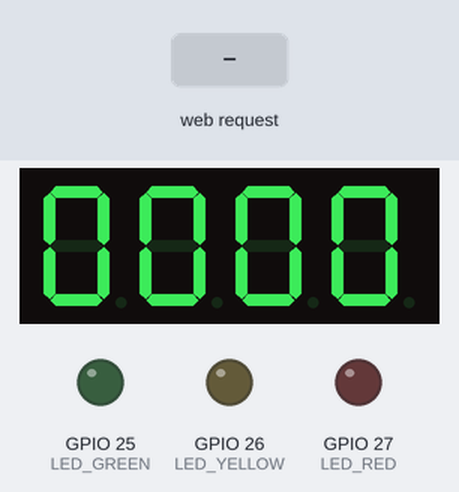
Recording of a sketch running on a simulated ESP32. Parts: 4-digit seven-segment display, output pins drawn as LEDs (lit = HIGH). The test bench sets the inputs (shaded band). WiFi joins after 1.5 s; servers stay silent unless stated; EEPROM starts erased; what the sketch prints to the serial monitor is not drawn.

Above: at 0.1 s.
At 3.1 s:
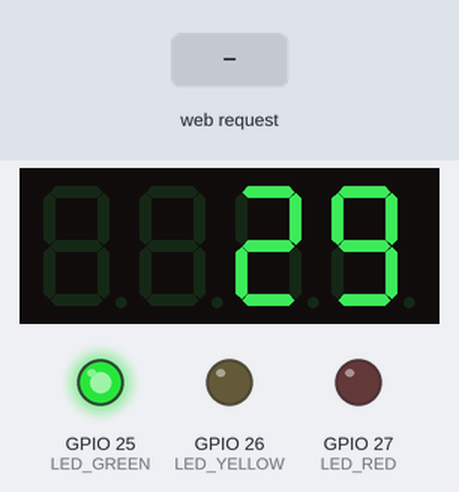
3.2 s: HTTP request GET /set received
At 32.3 s:
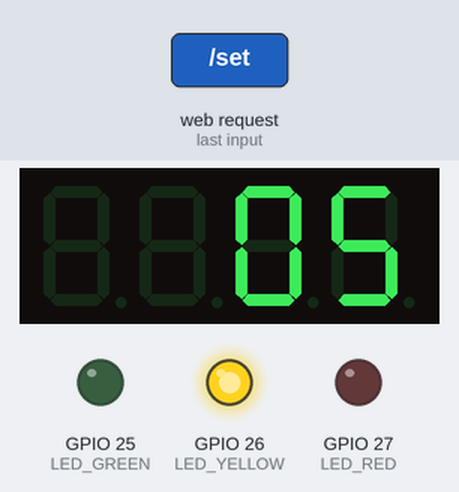
Timing chart, 0 to 33.8 s (numbered marks = the images above; inputs shaded):
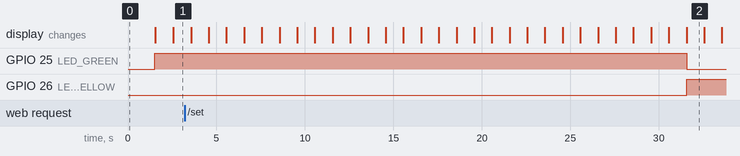

The sketch:

clb.ino
```cpp
/*
 * ============================================================
 *  ĐÈN GIAO THÔNG ESP32 + TM1637 + Web Control
 *  LED: Xanh (GPIO 25), Vàng (GPIO 26), Đỏ (GPIO 27)
 *  TM1637: CLK (GPIO 22), DIO (GPIO 21)
 *  Web Server: Port 80
 * ============================================================
 */

#include <WiFi.h>
#include <WebServer.h>
#include <TM1637Display.h>
#include <Preferences.h>

// ---- Cấu hình WiFi ----
const char* ssid     = "HOANG QUY";
const char* password = "quangquanquy";

// ---- Chân GPIO LED ----
#define LED_GREEN  25
#define LED_YELLOW 26
#define LED_RED    27

// ---- Chân TM1637 ----
#define CLK_PIN 22
#define DIO_PIN 21

// ---- Thời gian mặc định (giây) ----
#define DEFAULT_GREEN  30
#define DEFAULT_YELLOW  5
#define DEFAULT_RED    25

// ============================================================
//  Đối tượng toàn cục
// ============================================================
TM1637Display display(CLK_PIN, DIO_PIN);
WebServer      server(80);
Preferences    prefs;

// ---- Biến trạng thái ----
volatile int greenTime  = DEFAULT_GREEN;
volatile int yellowTime = DEFAULT_YELLOW;
volatile int redTime    = DEFAULT_RED;

enum Phase { PHASE_GREEN, PHASE_YELLOW, PHASE_RED };
volatile Phase currentPhase   = PHASE_GREEN;
volatile int   remainingTime  = DEFAULT_GREEN;
volatile bool  settingsChanged = false;

unsigned long lastTick = 0;   // mốc thời gian tick 1 giây

// ============================================================
//  HTML nhúng (Web UI)
// ============================================================
const char HTML_PAGE[] PROGMEM = R"rawliteral(
<!DOCTYPE html>
<html lang="vi">
<head>
<meta charset="UTF-8">
<meta name="viewport" content="width=device-width, initial-scale=1.0">
<title>Điều Khiển Đèn Giao Thông</title>
<style>
  @import url('https://fonts.googleapis.com/css2?family=Orbitron:wght@400;700;900&family=Rajdhani:wght@300;400;600&display=swap');

  :root {
    --green:  #00e676;
    --yellow: #ffea00;
    --red:    #ff1744;
    --bg:     #0a0a0f;
    --panel:  #12121a;
    --border: #1e1e2e;
    --text:   #e0e0f0;
    --muted:  #4a4a6a;
    --glow-g: 0 0 20px #00e67688, 0 0 40px #00e67644;
    --glow-y: 0 0 20px #ffea0088, 0 0 40px #ffea0044;
    --glow-r: 0 0 20px #ff174488, 0 0 40px #ff174444;
  }

  * { box-sizing: border-box; margin: 0; padding: 0; }

  body {
    background: var(--bg);
    color: var(--text);
    font-family: 'Rajdhani', sans-serif;
    min-height: 100vh;
    display: flex;
    flex-direction: column;
    align-items: center;
    padding: 20px;
    background-image:
      radial-gradient(ellipse at 20% 20%, #00e67611 0%, transparent 50%),
      radial-gradient(ellipse at 80% 80%, #ff174411 0%, transparent 50%);
  }

  h1 {
    font-family: 'Orbitron', sans-serif;
    font-weight: 900;
    font-size: clamp(1.2rem, 4vw, 2rem);
    letter-spacing: 4px;
    text-transform: uppercase;
    margin-bottom: 6px;
    background: linear-gradient(135deg, var(--green), var(--yellow), var(--red));
    -webkit-background-clip: text;
    -webkit-text-fill-color: transparent;
    background-clip: text;
  }

  .subtitle {
    color: var(--muted);
    font-size: 0.85rem;
    letter-spacing: 2px;
    margin-bottom: 30px;
    text-transform: uppercase;
  }

  .main-grid {
    display: grid;
    grid-template-columns: 1fr 2fr;
    gap: 20px;
    width: 100%;
    max-width: 900px;
  }

  @media (max-width: 600px) {
    .main-grid { grid-template-columns: 1fr; }
  }

  /* ---- Traffic Light Visual ---- */
  .traffic-box {
    background: var(--panel);
    border: 1px solid var(--border);
    border-radius: 20px;
    padding: 24px;
    display: flex;
    flex-direction: column;
    align-items: center;
    gap: 16px;
  }

  .traffic-pole {
    background: linear-gradient(180deg, #1e1e2e, #2a2a3e);
    border: 2px solid #2e2e4e;
    border-radius: 16px;
    padding: 20px 24px;
    display: flex;
    flex-direction: column;
    gap: 18px;
    box-shadow: inset 0 0 30px #00000066;
  }

  .led-circle {
    width: 70px;
    height: 70px;
    border-radius: 50%;
    transition: all 0.4s cubic-bezier(.25,.8,.25,1);
    position: relative;
    cursor: default;
  }

  .led-circle::after {
    content: '';
    position: absolute;
    top: 10px; left: 15px;
    width: 20px; height: 12px;
    background: rgba(255,255,255,0.25);
    border-radius: 50%;
    transform: rotate(-20deg);
  }

  .led-off {
    background: #1a1a2a;
    border: 2px solid #2a2a3a;
    box-shadow: none;
  }

  .led-green.active  { background: var(--green);  border: 2px solid #00ff88; box-shadow: var(--glow-g); }
  .led-yellow.active { background: var(--yellow); border: 2px solid #ffe000; box-shadow: var(--glow-y); }
  .led-red.active    { background: var(--red);    border: 2px solid #ff4466; box-shadow: var(--glow-r); }

  /* ---- 7-seg display ---- */
  .seg-display {
    font-family: 'Orbitron', monospace;
    font-size: 3.5rem;
    font-weight: 900;
    letter-spacing: 8px;
    padding: 12px 20px;
    border-radius: 10px;
    background: #060608;
    border: 2px solid #1a1a2e;
    min-width: 130px;
    text-align: center;
    transition: color 0.3s, text-shadow 0.3s;
  }

  .seg-green  { color: var(--green);  text-shadow: var(--glow-g); }
  .seg-yellow { color: var(--yellow); text-shadow: var(--glow-y); }
  .seg-red    { color: var(--red);    text-shadow: var(--glow-r); }

  .phase-label {
    font-family: 'Orbitron', sans-serif;
    font-size: 0.75rem;
    letter-spacing: 3px;
    text-transform: uppercase;
    color: var(--muted);
  }

  /* ---- Controls ---- */
  .controls-box {
    background: var(--panel);
    border: 1px solid var(--border);
    border-radius: 20px;
    padding: 28px;
    display: flex;
    flex-direction: column;
    gap: 22px;
  }

  .control-group {
    display: flex;
    flex-direction: column;
    gap: 10px;
  }

  .ctrl-header {
    display: flex;
    align-items: center;
    gap: 10px;
    margin-bottom: 4px;
  }

  .ctrl-dot {
    width: 12px; height: 12px;
    border-radius: 50%;
    flex-shrink: 0;
  }

  .ctrl-label {
    font-family: 'Orbitron', sans-serif;
    font-size: 0.75rem;
    letter-spacing: 2px;
    text-transform: uppercase;
  }

  .ctrl-row {
    display: flex;
    align-items: center;
    gap: 10px;
    background: #0d0d18;
    border: 1px solid var(--border);
    border-radius: 10px;
    padding: 10px 14px;
  }

  /* ---- Number Stepper ---- */
  .stepper {
    display: flex;
    align-items: center;
    gap: 0;
    flex: 1;
  }

  .step-btn {
    width: 36px; height: 38px;
    background: #1a1a2e;
    border: 1px solid var(--border);
    color: var(--text);
    font-size: 1.3rem;
    font-weight: 700;
    cursor: pointer;
    display: flex; align-items: center; justify-content: center;
    transition: background 0.15s;
    user-select: none;
    flex-shrink: 0;
  }
  .step-btn:first-child { border-radius: 8px 0 0 8px; }
  .step-btn:last-child  { border-radius: 0 8px 8px 0; }
  .step-btn:hover  { background: #2a2a44; }
  .step-btn:active { background: #3a3a5e; }

  .step-input {
    width: 64px;
    background: #0a0a14;
    border-top: 1px solid var(--border);
    border-bottom: 1px solid var(--border);
    border-left: none; border-right: none;
    color: var(--text);
    font-family: 'Orbitron', monospace;
    font-size: 1.1rem;
    font-weight: 700;
    padding: 6px 4px;
    text-align: center;
    outline: none;
    -moz-appearance: textfield;
  }
  .step-input::-webkit-outer-spin-button,
  .step-input::-webkit-inner-spin-button { -webkit-appearance: none; }
  .step-input:focus { background: #12122a; }

  input[type=number] {
    width: 60px;
    background: #0a0a14;
    border: 1px solid var(--border);
    border-radius: 6px;
    color: var(--text);
    font-family: 'Orbitron', monospace;
    font-size: 0.9rem;
    padding: 6px 8px;
    text-align: center;
    outline: none;
  }
  input[type=number]:focus { border-color: var(--muted); }

  .apply-btn {
    background: linear-gradient(135deg, #1e3a2e, #2a5a3e);
    border: 1px solid var(--green);
    color: var(--green);
    font-family: 'Orbitron', sans-serif;
    font-size: 0.8rem;
    font-weight: 700;
    letter-spacing: 3px;
    text-transform: uppercase;
    padding: 14px;
    border-radius: 10px;
    cursor: pointer;
    transition: all 0.2s;
    width: 100%;
  }
  .apply-btn:hover {
    background: linear-gradient(135deg, #2a5a3e, #3a7a4e);
    box-shadow: 0 0 20px #00e67644;
    transform: translateY(-1px);
  }
  .apply-btn:active { transform: translateY(0); }

  .toast {
    position: fixed;
    bottom: 30px;
    left: 50%;
    transform: translateX(-50%) translateY(80px);
    background: #1e2e1e;
    border: 1px solid var(--green);
    color: var(--green);
    font-family: 'Orbitron', sans-serif;
    font-size: 0.75rem;
    letter-spacing: 2px;
    padding: 12px 24px;
    border-radius: 8px;
    transition: transform 0.3s cubic-bezier(.25,.8,.25,1);
    z-index: 999;
    white-space: nowrap;
  }
  .toast.show { transform: translateX(-50%) translateY(0); }

  .status-bar {
    width: 100%;
    max-width: 900px;
    background: var(--panel);
    border: 1px solid var(--border);
    border-radius: 10px;
    padding: 10px 18px;
    display: flex;
    align-items: center;
    gap: 10px;
    font-size: 0.8rem;
    color: var(--muted);
    margin-top: 4px;
  }

  .status-dot {
    width: 8px; height: 8px;
    border-radius: 50%;
    background: var(--green);
    animation: pulse 1.5s infinite;
  }

  @keyframes pulse {
    0%,100% { opacity: 1; }
    50%      { opacity: 0.3; }
  }

  .divider {
    border: none;
    border-top: 1px solid var(--border);
  }
</style>
</head>
<body>

<h1>Đèn Giao Thông</h1>
<p class="subtitle">ESP32 Traffic Light Controller</p>

<div class="main-grid">

  <!-- Cột trái: đèn + số đếm -->
  <div class="traffic-box">
    <div class="traffic-pole">
      <div id="led-green"  class="led-circle led-green  led-off"></div>
      <div id="led-yellow" class="led-circle led-yellow led-off"></div>
      <div id="led-red"    class="led-circle led-red    led-off"></div>
    </div>
    <div id="seg" class="seg-display seg-green">--</div>
    <div id="phase-lbl" class="phase-label">Đang kết nối...</div>
  </div>

  <!-- Cột phải: điều khiển -->
  <div class="controls-box">
    <div class="control-group">
      <div class="ctrl-header">
        <div class="ctrl-dot" style="background:var(--green);box-shadow:var(--glow-g)"></div>
        <span class="ctrl-label" style="color:var(--green)">Đèn Xanh</span>
      </div>
      <div class="ctrl-row">
        <div class="stepper">
          <button class="step-btn" onclick="step('green',-1)">&#8722;</button>
          <input type="number" id="green-val" class="step-input" min="5" max="120" value="30">
          <button class="step-btn" onclick="step('green',1)">&#43;</button>
        </div>
        <span style="color:var(--muted);font-size:0.85rem;margin-left:6px">giây</span>
      </div>
    </div>

    <div class="control-group">
      <div class="ctrl-header">
        <div class="ctrl-dot" style="background:var(--yellow);box-shadow:var(--glow-y)"></div>
        <span class="ctrl-label" style="color:var(--yellow)">Đèn Vàng</span>
      </div>
      <div class="ctrl-row">
        <div class="stepper">
          <button class="step-btn" onclick="step('yellow',-1)">&#8722;</button>
          <input type="number" id="yellow-val" class="step-input" min="3" max="30" value="5">
          <button class="step-btn" onclick="step('yellow',1)">&#43;</button>
        </div>
        <span style="color:var(--muted);font-size:0.85rem;margin-left:6px">giây</span>
      </div>
    </div>

    <div class="control-group">
      <div class="ctrl-header">
        <div class="ctrl-dot" style="background:var(--red);box-shadow:var(--glow-r)"></div>
        <span class="ctrl-label" style="color:var(--red)">Đèn Đỏ</span>
      </div>
      <div class="ctrl-row">
        <div class="stepper">
          <button class="step-btn" onclick="step('red',-1)">&#8722;</button>
          <input type="number" id="red-val" class="step-input" min="5" max="120" value="25">
          <button class="step-btn" onclick="step('red',1)">&#43;</button>
        </div>
        <span style="color:var(--muted);font-size:0.85rem;margin-left:6px">giây</span>
      </div>
    </div>

    <hr class="divider">
    <button class="apply-btn" onclick="applySettings()">&#9654; Áp Dụng Cài Đặt</button>
  </div>
</div>

<div class="status-bar">
  <div class="status-dot"></div>
  <span id="status-txt">Đang cập nhật trạng thái...</span>
</div>

<div class="toast" id="toast">✓ ĐÃ LƯU CÀI ĐẶT</div>

<script>
  const PHASE_NAMES = { green: 'ĐÈN XANH', yellow: 'ĐÈN VÀNG', red: 'ĐỎ – DỪNG LẠI' };
  const SEG_CLASSES  = { green: 'seg-green', yellow: 'seg-yellow', red: 'seg-red' };
  const LIMITS = {
    green:  { min: 5,  max: 120 },
    yellow: { min: 3,  max: 30  },
    red:    { min: 5,  max: 120 }
  };

  // Theo dõi input nào đang được người dùng chỉnh
  const editing = { green: false, yellow: false, red: false };
  ['green','yellow','red'].forEach(c => {
    const el = document.getElementById(c+'-val');
    el.addEventListener('focus', () => editing[c] = true);
    el.addEventListener('blur',  () => editing[c] = false);
  });

  function step(color, delta) {
    const el  = document.getElementById(color+'-val');
    const lim = LIMITS[color];
    let v = parseInt(el.value) || lim.min;
    v = Math.min(lim.max, Math.max(lim.min, v + delta));
    el.value = v;
  }

  async function applySettings() {
    const g = parseInt(document.getElementById('green-val').value);
    const y = parseInt(document.getElementById('yellow-val').value);
    const r = parseInt(document.getElementById('red-val').value);
    // clamp trước khi gửi
    const gc = Math.min(120, Math.max(5,  g));
    const yc = Math.min(30,  Math.max(3,  y));
    const rc = Math.min(120, Math.max(5,  r));
    document.getElementById('green-val').value  = gc;
    document.getElementById('yellow-val').value = yc;
    document.getElementById('red-val').value    = rc;
    try {
      const res = await fetch(`/set?green=${gc}&yellow=${yc}&red=${rc}`);
      if (res.ok) showToast();
    } catch(e) { console.error(e); }
  }

  function showToast() {
    const t = document.getElementById('toast');
    t.classList.add('show');
    setTimeout(() => t.classList.remove('show'), 2500);
  }

  async function fetchStatus() {
    try {
      const res  = await fetch('/status');
      const data = await res.json();

      // LED
      ['green','yellow','red'].forEach(c => {
        document.getElementById('led-'+c).className =
          'led-circle led-' + c + (data.phase === c ? ' active' : ' led-off');
      });

      // Số đếm ngược
      const seg = document.getElementById('seg');
      seg.textContent = String(data.remaining).padStart(2,'0');
      seg.className   = 'seg-display ' + SEG_CLASSES[data.phase];

      // Nhãn pha
      document.getElementById('phase-lbl').textContent = PHASE_NAMES[data.phase] || '';

      // Chỉ cập nhật input nếu người dùng KHÔNG đang chỉnh
      ['green','yellow','red'].forEach(c => {
        if (!editing[c]) {
          const el = document.getElementById(c+'-val');
          if (parseInt(el.value) !== data[c+'Time']) {
            el.value = data[c+'Time'];
          }
        }
      });

      document.getElementById('status-txt').textContent =
        `Pha hiện tại: ${PHASE_NAMES[data.phase]} — Còn lại: ${data.remaining}s — IP: ${data.ip}`;
    } catch(e) {
      document.getElementById('status-txt').textContent = 'Mất kết nối với ESP32...';
    }
  }

  setInterval(fetchStatus, 800);
  fetchStatus();
</script>
</body>
</html>
)rawliteral";

// ============================================================
//  Web handlers
// ============================================================
void handleRoot() {
  server.send(200, "text/html", HTML_PAGE);
}

void handleSet() {
  if (server.hasArg("green"))  greenTime  = constrain(server.arg("green").toInt(),  5, 120);
  if (server.hasArg("yellow")) yellowTime = constrain(server.arg("yellow").toInt(), 3,  30);
  if (server.hasArg("red"))    redTime    = constrain(server.arg("red").toInt(),    5, 120);

  // Lưu flash
  prefs.begin("traffic", false);
  prefs.putInt("green",  greenTime);
  prefs.putInt("yellow", yellowTime);
  prefs.putInt("red",    redTime);
  prefs.end();

  settingsChanged = true;
  server.send(200, "text/plain", "OK");
  Serial.printf("[WEB] Cập nhật: G=%d Y=%d R=%d\n", greenTime, yellowTime, redTime);
}

void handleStatus() {
  const char* phaseStr;
  switch (currentPhase) {
    case PHASE_GREEN:  phaseStr = "green";  break;
    case PHASE_YELLOW: phaseStr = "yellow"; break;
    default:           phaseStr = "red";    break;
  }
  String json = "{";
  json += "\"phase\":\"" + String(phaseStr) + "\",";
  json += "\"remaining\":" + String(remainingTime) + ",";
  json += "\"greenTime\":"  + String(greenTime)  + ",";
  json += "\"yellowTime\":" + String(yellowTime) + ",";
  json += "\"redTime\":"    + String(redTime)    + ",";
  json += "\"ip\":\"" + WiFi.localIP().toString() + "\"";
  json += "}";
  server.send(200, "application/json", json);
}

// ============================================================
//  Hàm điều khiển đèn & màn hình
// ============================================================
void setLEDs(bool g, bool y, bool r) {
  digitalWrite(LED_GREEN,  g ? HIGH : LOW);
  digitalWrite(LED_YELLOW, y ? HIGH : LOW);
  digitalWrite(LED_RED,    r ? HIGH : LOW);
}

void showCountdown(int val) {
  if (val >= 100) {
    // Hiển thị 3 chữ số: tắt digit 0, bật digit 1-2-3
    int d2 = val / 100;
    int d1 = (val / 10) % 10;
    int d0 = val % 10;
    uint8_t segs[4] = {
      0x00,
      display.encodeDigit(d2),
      display.encodeDigit(d1),
      display.encodeDigit(d0)
    };
    display.setSegments(segs);
  } else {
    // Hiển thị 2 chữ số ở 2 digit cuối, 2 digit đầu tắt
    int d1 = val / 10;
    int d0 = val % 10;
    uint8_t segs[4] = {
      0x00,
      0x00,
      display.encodeDigit(d1),
      display.encodeDigit(d0)
    };
    display.setSegments(segs);
  }
}

// ============================================================
//  Chuyển pha
// ============================================================
void goToPhase(Phase p) {
  currentPhase = p;
  switch (p) {
    case PHASE_GREEN:
      remainingTime = greenTime;
      setLEDs(true, false, false);
      break;
    case PHASE_YELLOW:
      remainingTime = yellowTime;
      setLEDs(false, true, false);
      break;
    case PHASE_RED:
      remainingTime = redTime;
      setLEDs(false, false, true);
      break;
  }
  showCountdown(remainingTime);
  Serial.printf("[PHASE] %s — %d giây\n",
    p==PHASE_GREEN?"XANH":(p==PHASE_YELLOW?"VÀNG":"ĐỎ"), remainingTime);
}

// ============================================================
//  Setup
// ============================================================
void setup() {
  Serial.begin(115200);

  // Đọc cài đặt từ flash
  prefs.begin("traffic", true);
  greenTime  = prefs.getInt("green",  DEFAULT_GREEN);
  yellowTime = prefs.getInt("yellow", DEFAULT_YELLOW);
  redTime    = prefs.getInt("red",    DEFAULT_RED);
  prefs.end();

  // GPIO
  pinMode(LED_GREEN,  OUTPUT);
  pinMode(LED_YELLOW, OUTPUT);
  pinMode(LED_RED,    OUTPUT);
  setLEDs(false, false, false);

  // TM1637
  display.setBrightness(7);
  display.showNumberDec(0, true);

  // WiFi
  Serial.printf("\nKết nối WiFi: %s\n", ssid);
  WiFi.begin(ssid, password);
  int attempts = 0;
  while (WiFi.status() != WL_CONNECTED && attempts < 30) {
    delay(500);
    Serial.print(".");
    attempts++;
  }
  if (WiFi.status() == WL_CONNECTED) {
    Serial.printf("\nIP: %s\n", WiFi.localIP().toString().c_str());
  } else {
    Serial.println("\nKhông kết nối được WiFi! Chạy ngoại tuyến.");
  }

  // Web routes
  server.on("/",       handleRoot);
  server.on("/set",    handleSet);
  server.on("/status", handleStatus);
  server.begin();
  Serial.println("[WEB] Server started");

  // Bắt đầu với đèn xanh
  goToPhase(PHASE_GREEN);
  lastTick = millis();
}

// ============================================================
//  Loop
// ============================================================
void loop() {
  server.handleClient();

  unsigned long now = millis();

  // Tick mỗi 1 giây
  if (now - lastTick >= 1000) {
    lastTick = now;

    // Nếu cài đặt vừa thay đổi và đang ở cuối chu kỳ hiện tại
    // → áp dụng ngay từ đầu chu kỳ tiếp theo
    // (không cắt ngang giữa chừng)

    remainingTime--;
    showCountdown(max(0, (int)remainingTime));
    Serial.printf("[TICK] %s còn %d giây\n",
      currentPhase==PHASE_GREEN?"XANH":(currentPhase==PHASE_YELLOW?"VÀNG":"ĐỎ"),
      remainingTime);

    if (remainingTime <= 0) {
      // Chuyển pha theo thứ tự: XANH → VÀNG → ĐỎ → XANH
      switch (currentPhase) {
        case PHASE_GREEN:  goToPhase(PHASE_YELLOW); break;
        case PHASE_YELLOW: goToPhase(PHASE_RED);    break;
        case PHASE_RED:    goToPhase(PHASE_GREEN);  break;
      }
    }
  }
}
```

Measured:
- what the display in image 2 shows lasts 1.0 s, from 31.6 s to 32.6 s
